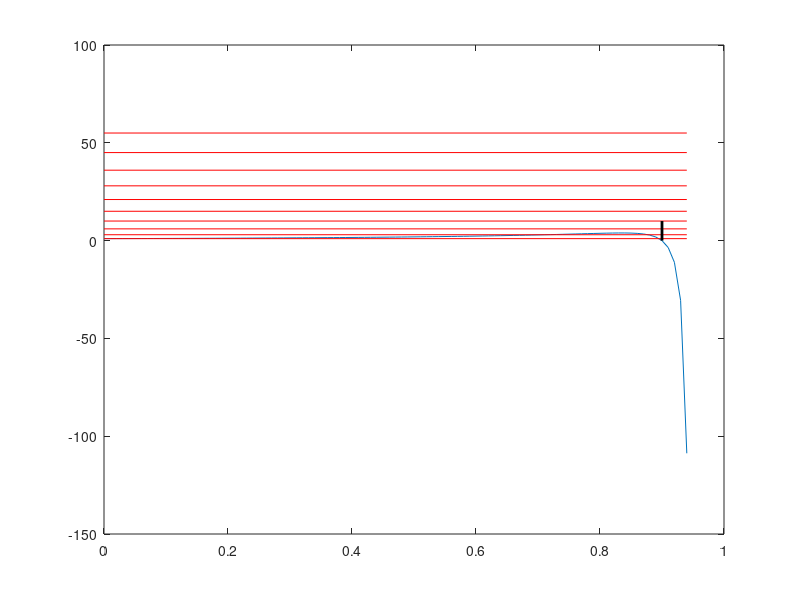

Write MATLAB code to recreate this figure.
% Choose heights
H1=0.05;
H2=1-H1;

% Find F(N)
N=1:10;
F = N.*(N+1)/2;

% Sweep A inbetween A=[0,H2]
A = 0:0.01:H2-0.01;

% Rescale according to H2, as in the paper
Ah = (H2-A)/H2;
H1h = H1/H2;

% RHS
G = Ah.^(-5/4).*(Ah-H1h)./(1-H1h).*((1+H1h)./(Ah+H1h)).^(3/4)

plot(A,G); hold on;

for N=1:10
    plot([0,A(end)],[1,1]*(N.*(N+1)/2),'r')
end

wavePolarityInfinity = sign(H1-H2)
wavePolarityStep = sign(H1-(H2-A))
A_PolarityChange = H2-H1;
if A_PolarityChange>0
    plot([A_PolarityChange,A_PolarityChange],[0,10],'k','Linewidth',2)
end



dG_dAh = ((-H1h+1)./(Ah+H1h)).^(3/4) .* (-4*Ah.^2 + 7*Ah*H1h + 5*H1h^2) ...
    ./(4*Ah.^(9/4).*(H1h-1).*(Ah+H1h))
